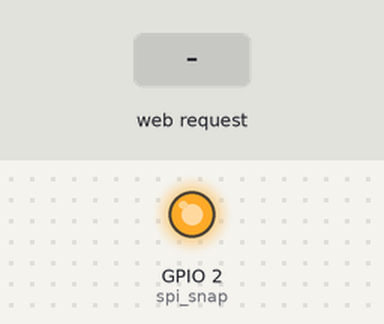
Simulated run of this sketch. Board: ESP8266 (NodeMCU). On the bench: output pins drawn as LEDs (lit = HIGH). The test bench sets the inputs (shaded band). WiFi joins after 1.5 s; servers stay silent unless stated; storage starts empty; pins used as bus, display or sensor lines are not drawn; what the sketch prints to the serial monitor is not drawn.

Above: at 3.3 s.
3.4 s: HTTP request GET /capture received
Timing chart, 0 to 6.4 s (numbered marks = the images above; inputs shaded):
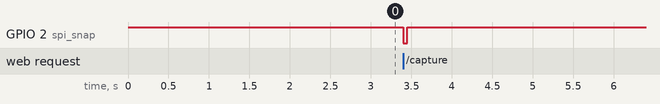

The sketch:

openmv_spi_cam4.ino
```cpp
#include <SPI.h>
#include <ESP8266WiFi.h>
#include <WiFiClient.h>
#include <ESP8266WebServer.h>
#include "FS.h"

//https://github.com/dmainmon/ArduCAM-mini-ESP8266-12E-Camera-Server/blob/master/ArduCam_ESP8266_FileCapture.ino

/*
    GPIO    NodeMCU   Name  |   openmv
   ===================================
 GPIO16       D0      SS   |   P3  (PB12) 26
 GPIO13       D7      MOSI  |   P0  (PB15) 23
 GPIO12       D6      MISO  |   P1  (PB14) 24
 GPIO14       D5      SCK   |   P2  (PB13) 25
 GPIO2        D4 指令信号(低触发)  (P7)
   GND                          GND 22

 本版本改成适合openmv4的引脚，同时ip变成了1.41

 编译设置：Flash size:4M (3M SPIFFS)
*/

int spi_ss=16;   //D0
int spi_snap=2 ; //D4

File file;
bool filewriteok = false;
char *   recordfile = "/openmv.jpg";
ESP8266WebServer server(80);

uint8_t file_buff[1024 * 30]; //用于缓存JPG文件  30k足够，40k易重启
int32_t file_buff_len = 0;
boolean work_flag = false;
int32_t jpg_len = 0;

/*
  esp8266做webserver 不支持多线程并发
  esp8266兼网页服务器, 每隔5-10秒会卡1-2秒，原因不明,如果esp8266只实现socket传图，可能效果会更好
  带可外接天线的esp8266 用不了，原因不明，可能芯片不一样，
  天线没有增加稳定性
  1.因为spi传输数据非常快，如果传过来实时wifi传输，会造成数据丢失.
  2.如果暂时存在SPIFFS,速度也跟不上,所以最终用内存缓存，待数据收集完成再统一wifi发送
  速度 0.4秒/张  17kb
  http://192.168.1.41/capture
  http://192.168.1.41/stream
*/


void readData(byte * data, int32_t len)
{
  for (int32_t i = 0; i < len; i++) {
    yield();  //防止超时重启
    data[i] = SPI.transfer(0);
    if ( i % 400 == 0 && i > 0)
    {
      Serial.println(i);
    }
    //Serial.print(char(data[i]));
  }
}

int32_t rece_spi()
{
  //int32_t rece_num = 0;
  byte val = 0;
  jpg_len=0;
  digitalWrite(spi_ss, LOW);
  delay(1); // Give the OpenMV Cam some time to setup to send data.
  //非阻塞式
  val = SPI.transfer(1);
  if ( val == 85) { // saw sync char?
    SPI.transfer(&jpg_len, 4); // get stream length
    //Serial.print();
    Serial.println(String("len=") + String(jpg_len));
    if (jpg_len)
      SPI.transfer(&file_buff, jpg_len);
    Serial.println("transfer ok");
    file_buff[jpg_len] = 0;
  }
  digitalWrite(spi_ss, HIGH);
  delay(1); // Don't loop to quickly.
  return jpg_len;
}

//读取图像命令
bool do_cmd(WiFiClient client, String cmd)
{

  if (work_flag == true)
    return true;

  work_flag = true;

  unsigned long starttime = 0;
  unsigned long stoptime = 0;
  bool sendok = false;
  uint32_t read_len = 0;

  //触发一下抓图
  digitalWrite(spi_snap, LOW);
  delay(50);
  digitalWrite(spi_snap, HIGH);


  starttime = millis() / 1000;
  file_buff_len = 0;

  //2秒内收不到85信息，则放弃
  while (true)
  {
    yield();
    stoptime = millis() / 1000;
    //2秒内无数据，则认为数据读完
    if (stoptime - starttime > 2)
    {
      Serial.println("timeout");
      break;
    }
    file_buff_len = rece_spi();
    if (file_buff_len > 0)
      break;

    delay(100);
     Serial.print(".");
  }


  //检查文件读入是否正确
  if (file_buff_len > 0 && client.connected()  )
  {

    client.write(file_buff , file_buff_len);

    if (filewriteok == false)
    {
      file = SPIFFS.open(recordfile, "w");
      file.write(file_buff , file_buff_len);
      file.close();
      filewriteok = true;
    }
    sendok = true;

     Serial.println("sendok");
  }


  //如果没成功获取图片文件，发送每一次有效的文件
  //如果不这样处理的话，IE显示图片会中断！
  if (client.connected() && sendok == false && filewriteok)
  {
    file = SPIFFS.open(recordfile, "r");
    while (file.available() > 0) {
      read_len = file.read(file_buff, 512);
      if (read_len > 0)
      {
        client.write(file_buff, read_len);
      }
    }
    file.close();

    Serial.print("read from SPIFFS");
  }

  work_flag = false;

    Serial.print("return success");
  return sendok;
}


void connectwifi()
{
  if (WiFi.status() == WL_CONNECTED) return;
  WiFi.disconnect();
  delay(100);

  WiFi.config(IPAddress(192, 168, 1, 41), //设置静态IP位址
              IPAddress(192, 168, 1, 1),
              IPAddress(255, 255, 255, 0),
              IPAddress(192, 168, 1, 1)
             );
  /*
      WiFi.config(IPAddress(10, 1, 199, 200), //设置静态IP位址
                 IPAddress(10, 1, 199, 1),
                 IPAddress(255, 255, 255, 0),
                 IPAddress(10, 1, 199, 1)
                );

    WiFi.config(IPAddress(192, 168, 2, 40), //设置静态IP位址
                IPAddress(192, 168, 2, 1),
                IPAddress(255, 255, 255, 0),
                IPAddress(192, 168, 2, 1)
               );
  */
  WiFi.mode(WIFI_STA);

  WiFi.begin("CMCC-r3Ff", "9999900000");
  //WiFi.begin("tao", "9999900000");
  while ((!(WiFi.status() == WL_CONNECTED))) {
    delay(1000);
    // Serial.print("..");
  }
}


/////////////////////////////////////////////
// 返回单张图片
/////////////////////////////////////////////
void serverCapture() {
  WiFiClient client = server.client();
  do_cmd(client, "");
}

/////////////////////////////
// 返回图片流
/////////////////////////////
void serverStream() {
  WiFiClient client = server.client();
  String response = "HTTP/1.1 200 OK\r\n";
  response += "Content-Type: multipart/x-mixed-replace; boundary=frame2019\r\n\r\n";
  server.sendContent(response);
  while (client.connected()) {
    //sendContent 原理：
    //https://www.xuebuyuan.com/zh-tw/1462571.html
    response = "--frame2019\r\n";
    response += "Content-Type: image/jpeg\r\n\r\n";
    server.sendContent(response);
    do_cmd(client, "");
    //传图时,每隔5-10秒会停顿1-2秒，原因不明，加delay不管用
    // delay(50);
  }
}

void handleNotFound() {
  String ipStr = WiFi.localIP().toString();
  String message = "<html><head>\n";
  message += "</head><body>\n";
  message += "<form >";
  message += "<h1>ESP8266-12E Arducam Mini</h1>\n";
  message += "<div><h2>Video Streaming</h2></div> \n";
  message += "<div><a  href=\"http://" + ipStr + "/capture\"  > capture </a></div>\n";
  message += "<div><a  href=\"http://" + ipStr + "/stream\"  > stream </a></div>\n";


  message += "</form> \n";
  message += "</body></html>\n";
  server.send(200, "text/html", message);
}


void setup() {

  pinMode(spi_snap, OUTPUT);
  digitalWrite(spi_snap, HIGH);

  Serial.begin(115200);
  pinMode(spi_ss, OUTPUT);
  SPI.begin();
  SPI.setBitOrder(MSBFIRST);
  SPI.setClockDivider(SPI_CLOCK_DIV16);
  SPI.setDataMode(SPI_MODE0);


  connectwifi();
  SPIFFS.begin();
  filewriteok = false;
  if (SPIFFS.exists(recordfile))
  {
    SPIFFS.remove(recordfile);
    //Serial.println(String(recordfile) + " remove");
  }

  server.on("/capture", HTTP_GET, serverCapture);
  server.on("/stream", HTTP_GET, serverStream);

  server.onNotFound(handleNotFound);
  server.begin();
  Serial.println("Server started");
}

void loop() {
  server.handleClient();
}
```

Measured:
- after the input at 3.4 s, GPIO 2 (spi_snap): HIGH → LOW at once, → HIGH 0.05 s later
